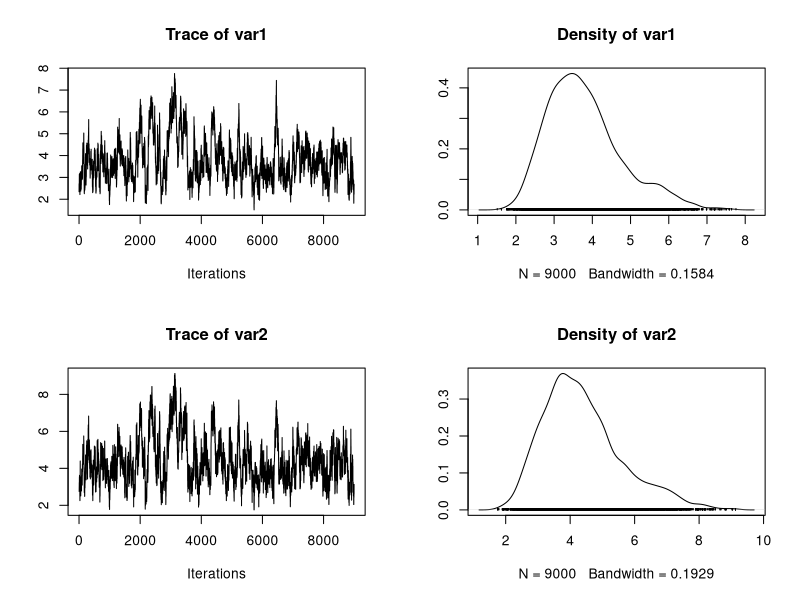
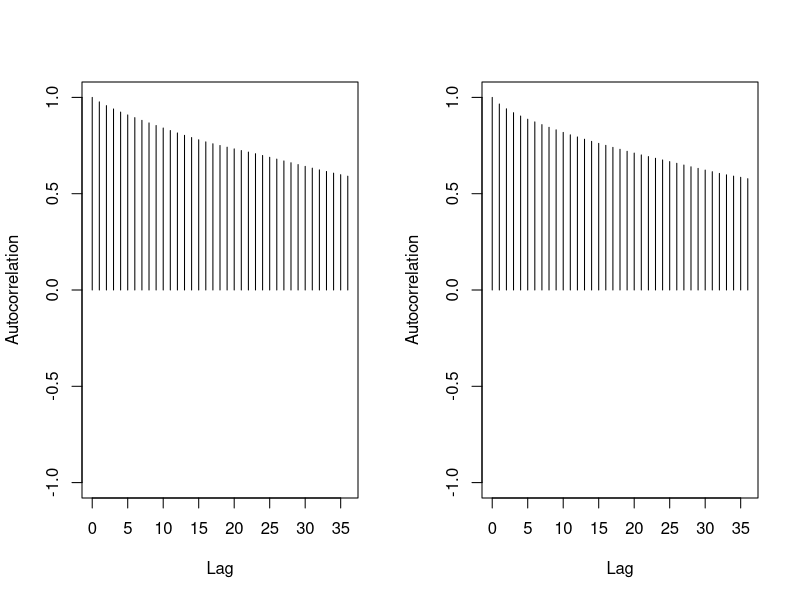
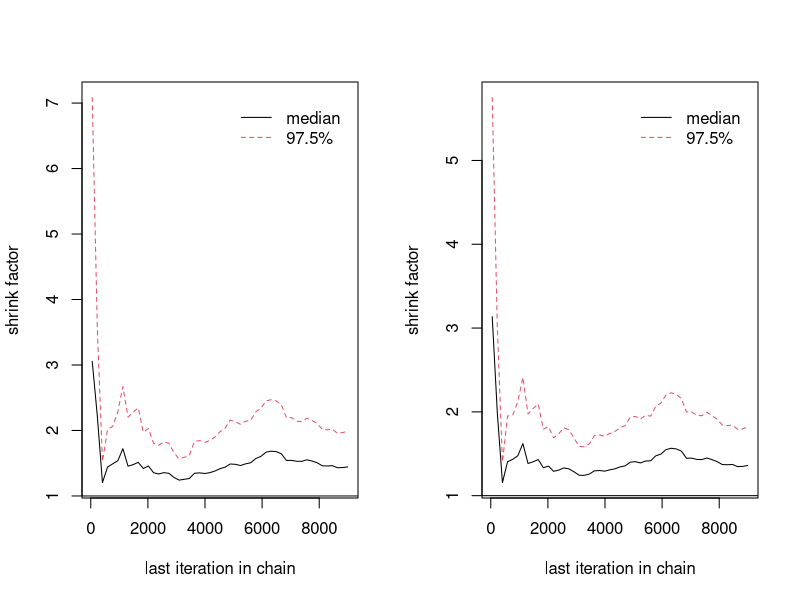
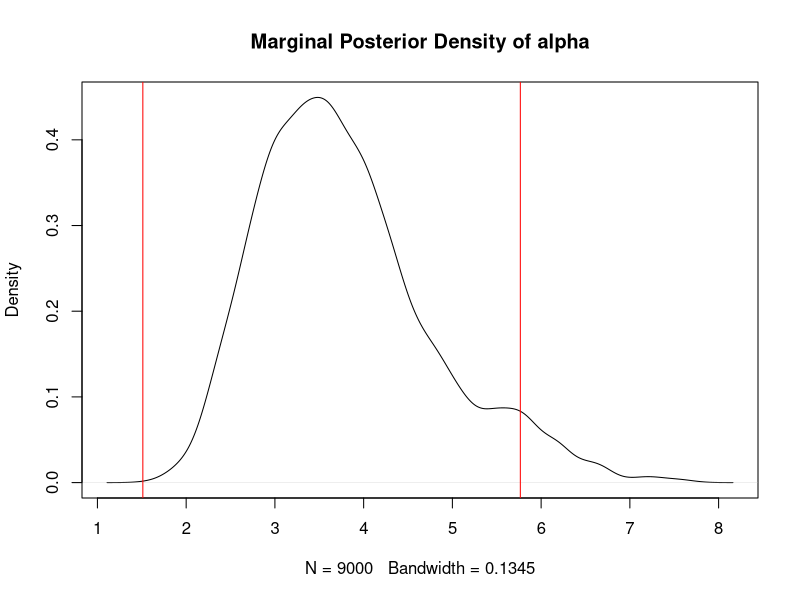
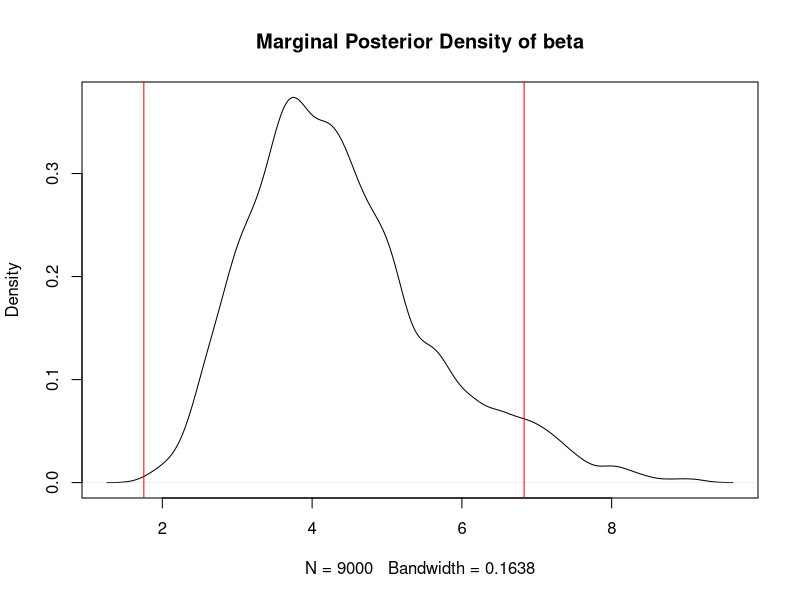

The R script that drew these images, in order:
##########################Random Walk Metropolis-Hastings#########################
  #generate some "observed" data
  #choose the starting values alpha & beta
  #generate a new alpha & beta (assume independence? and sample from univariate Gaussian)
  #compute acceptance probability
  #accept or not
#proposal_density, working_cond_den,k, n, alpha, beta
GammaMHExample <- function(n.sim, n.burnin){
  alpha <- 3; beta <-3 #pick the parameter values to generate a random "observed" data
  N <- 30 #set observed sample size
  x <- rgamma(N, shape = alpha, scale = 1/beta)#generate observed data of size N
  
  #defines a function that returns unnormalized posterior density
  post_den <-function(alpha, beta, x, N){
    prior <- sqrt(alpha*trigamma(alpha)-1)/beta#Jeffery's prior
    likelihood <- prod(x^(alpha-1))*prod(exp(-beta*x))*((beta^alpha)/gamma(alpha))^N   #gamma distr
    working_cond_den <- prior*likelihood # unnormalized target distr
  }
  
  theta.mh <- matrix(NA, nrow = n.sim, ncol = 2) #empty matrix to store sampled parameters
  theta.current <- rnorm(n = 2, mean = 3, sd = 0.5) #generate inital parameters
  theta.update <- function(index, theta.current,x,N) {
    if (index == 1){ #if it's sample for alpha, update the first element of the parameter vector
      #sample a new parameter value from Gaussian
      theta.star <- rnorm(n = 1, mean = theta.current[index], sd = 0.3)
      #resample is drawn value is not positive
      while (theta.star <=0){
        print(theta.star);
        theta.star <- rnorm(n = 1, mean = theta.current[index], sd = 0.3)
        }
      theta.temp <- c(theta.star, theta.current[2])
      #compute MH ratio
     
    }
    else {
      theta.star <- rnorm(n = 1, mean = theta.current[index], sd = 0.6)
      #resample is drawn value is not positive
      while (theta.star <=0){
        print(theta.star);
        theta.star <- rnorm(n = 1, mean = theta.current[index] , sd = 0.6);
        }
      theta.temp <- c(theta.current[1], theta.star)#for beta, update the second element
      }
      r <- post_den(theta.temp[1],theta.temp[2],x,N)/post_den(theta.current[1],theta.current[2],x,N)
      r <- min(r, 1, na.rm = TRUE) # r is the accpetance probability, NA values are ignored
      if (runif(1) < r)
      #runif(1) generates a uniform random number bewteen 0 and 1
      #if runif(1) < r, accept the new value; else reject the new value and keep the old value
        theta.star
      else theta.current[index]
  }
    for (i in 1:n.sim) {
    theta.current[1] <- theta.mh[i, 1] <- theta.update(1, theta.current,x, N) #iteration for alpha
                                                       
    theta.current[2] <- theta.mh[i, 2] <- theta.update(2, theta.current,x, N)#iteration for beta
                                                       
  }
  theta.mh <- theta.mh[(n.burnin + 1):n.sim, ] #discard burn-in
} 

mh.draws <- GammaMHExample(n.sim = 10000, n.burnin = 1000)


##########################Diagnostics #########################
library(coda)

mh.draws <- mcmc(mh.draws)#turn the chain into an mcmc object
summary(mh.draws)

#Traceplot
plot(mh.draws)

#Autocorrelation function plots
autocorr.plot(mh.draws)

#Gelman and Rubin
mh.draws1 <- mcmc(GammaMHExample(n.sim = 10000, n.burnin = 1000))
mh.draws2 <- mcmc(GammaMHExample(n.sim = 10000, n.burnin = 1000))
mh.draws3 <- mcmc(GammaMHExample(n.sim = 10000, n.burnin = 1000))
mh.draws4 <- mcmc(GammaMHExample(n.sim = 10000, n.burnin = 1000))
mh.draws5 <- mcmc(GammaMHExample(n.sim = 10000, n.burnin = 1000))
mh.list <- mcmc.list(list(mh.draws1, mh.draws2, mh.draws3,mh.draws4, mh.draws5))
gelman.diag(mh.list)  
gelman.plot(mh.list)

#Geweke 
geweke.diag(mh.draws)

#Raftery and Lewis
raftery.diag(mh.draws,q=0.025,r=0.005,s=0.95)

#Heidelberg and Welch
heidel.diag(mh.draws)


#Plot the MCMC estimate of the marginal posterior density for each parameter with an 95% HPD interval for each parameter
library(TeachingDemos)
d1 <- density(mh.draws[,1])
plot(d1, main="Marginal Posterior Density of alpha")
abline(v=emp.hpd(mh.draws[,1], conf=0.95), col = "red")
emp.hpd(mh.draws[,1], conf=0.95) #95% HPD interval for alpha

d2 <- density(mh.draws[,2])
plot(d2, main="Marginal Posterior Density of beta")
abline(v=emp.hpd(mh.draws[,2], conf=0.95), col = "red")
emp.hpd(mh.draws[,2], conf=0.95) #95% HPD interval for beta
